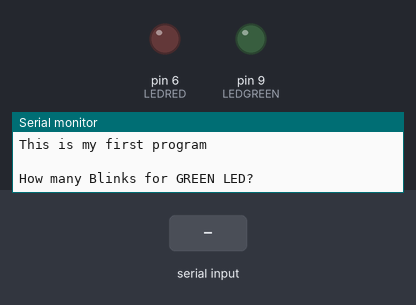
Simulated run of this sketch. Board: Arduino Uno, built with avr-gcc and run on an emulated ATmega328P. Shown: output pins drawn as LEDs (lit = HIGH), the last lines printed to the serial monitor. Dashed ring = blinking. Inputs (shaded band) come from the test bench.

Above: at 0.8 s.
0.9 s: "90,45,200,10,150,30\n" received over Serial
At 1.26 s:
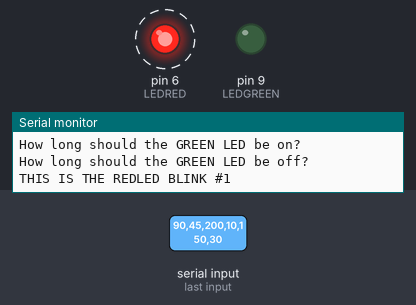
At 11.2 s:
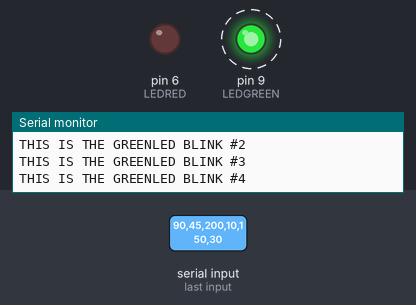
Timing chart, 0 to 12.3 s (numbered marks = the images above; inputs shaded):
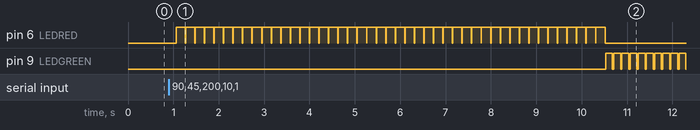

Measured:
- after the input at 0.9 s, pin 6 (LEDRED): alternates HIGH for 0.20 s and LOW for 0.01 s, 90 changes in all, then stays LOW, starting after 0.16 s; pin 9 (LEDGREEN): alternates HIGH for 0.15 s and LOW for 0.03 s, starting after 9.6 s

The sketch:

Electronic_class_variables_-_Lesson_4_assignment.ino
```cpp
int LEDRED=6;
int LEDGREEN=9;
int BLINKRED;
int BLINKGREEN;
int REDON;
int REDOFF;
int GREENON;
int GREENOFF;

String message1="THIS IS THE REDLED BLINK #";
String message2="THIS IS THE GREENLED BLINK #";

void setup() {
  Serial.begin(9600);
  pinMode(LEDRED,OUTPUT);
  pinMode(LEDGREEN,OUTPUT);
  Serial.println("This is my first program");
  Serial.println(" ");

  Serial.print("How many Blinks for GREEN LED?");
  while(Serial.available()==0) {};
  BLINKGREEN=Serial.parseInt();
  Serial.println(" ");

  Serial.print("How many Blinks for RED LED?");
  while(Serial.available()==0) {};
  BLINKRED=Serial.parseInt();
  Serial.println(" ");

  Serial.print("How long should the RED LED be on?");
  while(Serial.available()==0) {};
  REDON=Serial.parseInt();
  Serial.println(" ");


  Serial.print("How long should the RED LED be off?");
  while(Serial.available()==0) {};
  REDOFF=Serial.parseInt();
  Serial.println(" ");


  Serial.print("How long should the GREEN LED be on?");
  while(Serial.available()==0) {};
  GREENON=Serial.parseInt();
  Serial.println(" ");


  Serial.print("How long should the GREEN LED be off?");
  while(Serial.available()==0) {};
  GREENOFF=Serial.parseInt();
  Serial.println(" ");
  }

void loop() {
  for(int j=1;j<=BLINKRED;j=j+1){
    Serial.print(message1);
    Serial.println(j);
    digitalWrite(LEDRED,HIGH);
    delay(REDON);
    digitalWrite(LEDRED,LOW);
    delay(REDOFF);
  }


   for(int j=1;j<=BLINKGREEN;j=j+1){
   Serial.print(message2);
   Serial.println(j);
   digitalWrite(LEDGREEN,HIGH);
   delay(GREENON);
   digitalWrite(LEDGREEN,LOW);
   delay(GREENOFF);
  }

  Serial.println(" ");
}
```
